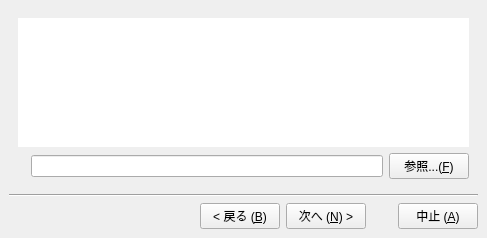
<ui version="4.0" >
 <class>a2bInstaller</class>
 <widget class="QMainWindow" name="a2bInstaller" >
  <property name="geometry" >
   <rect>
    <x>0</x>
    <y>0</y>
    <width>487</width>
    <height>238</height>
   </rect>
  </property>
  <property name="cursor" >
   <cursor>0</cursor>
  </property>
  <property name="windowTitle" >
   <string>a2B installer</string>
  </property>
  <property name="windowIcon" >
   <iconset/>
  </property>
  <widget class="QWidget" name="centralWidget" >
   <layout class="QGridLayout" >
    <property name="margin" >
     <number>9</number>
    </property>
    <property name="spacing" >
     <number>6</number>
    </property>
    <item row="0" column="0" colspan="5" >
     <widget class="QWidget" native="1" name="mainWidget" >
      <property name="sizePolicy" >
       <sizepolicy>
        <hsizetype>7</hsizetype>
        <vsizetype>7</vsizetype>
        <horstretch>0</horstretch>
        <verstretch>0</verstretch>
       </sizepolicy>
      </property>
      <layout class="QGridLayout" >
       <property name="margin" >
        <number>9</number>
       </property>
       <property name="spacing" >
        <number>6</number>
       </property>
       <item row="0" column="0" colspan="3" >
        <widget class="QTextBrowser" name="textField" >
         <property name="frameShape" >
          <enum>QFrame::NoFrame</enum>
         </property>
         <property name="frameShadow" >
          <enum>QFrame::Plain</enum>
         </property>
        </widget>
       </item>
       <item row="1" column="1" >
        <widget class="QLineEdit" name="lineEdit" />
       </item>
       <item row="1" column="2" >
        <widget class="QPushButton" name="detailButton" >
         <property name="text" >
          <string>参照...(&amp;F)</string>
         </property>
        </widget>
       </item>
       <item row="1" column="0" >
        <widget class="QLabel" name="label" >
         <property name="text" >
          <string/>
         </property>
        </widget>
       </item>
      </layout>
     </widget>
    </item>
    <item row="1" column="0" colspan="5" >
     <widget class="Line" name="line" >
      <property name="orientation" >
       <enum>Qt::Horizontal</enum>
      </property>
     </widget>
    </item>
    <item row="2" column="4" >
     <widget class="QPushButton" name="btnAbort" >
      <property name="text" >
       <string>中止 (&amp;A)</string>
      </property>
     </widget>
    </item>
    <item row="2" column="3" >
     <spacer>
      <property name="orientation" >
       <enum>Qt::Horizontal</enum>
      </property>
      <property name="sizeType" >
       <enum>QSizePolicy::Fixed</enum>
      </property>
      <property name="sizeHint" >
       <size>
        <width>20</width>
        <height>20</height>
       </size>
      </property>
     </spacer>
    </item>
    <item row="2" column="2" >
     <widget class="QPushButton" name="btnNext" >
      <property name="text" >
       <string>次へ (&amp;N) ></string>
      </property>
     </widget>
    </item>
    <item row="2" column="1" >
     <widget class="QPushButton" name="btnBack" >
      <property name="text" >
       <string>&lt; 戻る (&amp;B)</string>
      </property>
     </widget>
    </item>
    <item row="2" column="0" >
     <spacer>
      <property name="orientation" >
       <enum>Qt::Horizontal</enum>
      </property>
      <property name="sizeHint" >
       <size>
        <width>131</width>
        <height>20</height>
       </size>
      </property>
     </spacer>
    </item>
   </layout>
  </widget>
  <action name="actionClose" >
   <property name="icon" >
    <iconset>batsu.png</iconset>
   </property>
   <property name="text" >
    <string>Close (&amp;C)</string>
   </property>
   <property name="iconText" >
    <string>Close (&amp;C)</string>
   </property>
   <property name="toolTip" >
    <string>Close (&amp;C)</string>
   </property>
   <property name="shortcut" >
    <string>Q</string>
   </property>
  </action>
  <action name="actionAbout_Qt" >
   <property name="icon" >
    <iconset>Qt-icon.png</iconset>
   </property>
   <property name="text" >
    <string>About Qt</string>
   </property>
  </action>
  <action name="actionCapture" >
   <property name="icon" >
    <iconset>camera-icon.png</iconset>
   </property>
   <property name="text" >
    <string>Capture</string>
   </property>
   <property name="shortcut" >
    <string/>
   </property>
  </action>
  <action name="actionCaptureScreen" >
   <property name="text" >
    <string>Capture Screen!</string>
   </property>
  </action>
 </widget>
 <resources>
  <include location="icons.qrc" />
 </resources>
 <connections>
  <connection>
   <sender>actionClose</sender>
   <signal>triggered()</signal>
   <receiver>a2bInstaller</receiver>
   <slot>close()</slot>
   <hints>
    <hint type="sourcelabel" >
     <x>-1</x>
     <y>-1</y>
    </hint>
    <hint type="destinationlabel" >
     <x>135</x>
     <y>115</y>
    </hint>
   </hints>
  </connection>
 </connections>
</ui>
